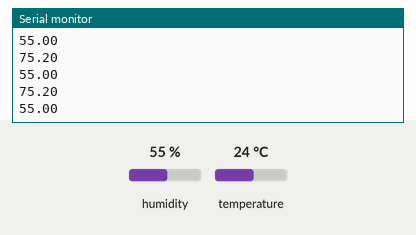
This sketch was run on a simulated Arduino Uno, built with avr-gcc and run on an emulated ATmega328P. On the bench: the last lines printed to the serial monitor. The inputs (shaded band) are chosen by the test bench; at power-on: humidity 55 %, temperature 24 °C.

Above: at 1.3 s.
1.4 s: humidity set to 22 %
At 2.0 s:
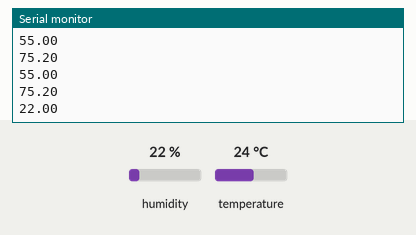
2.9 s: temperature set to 12 °C
At 3.6 s:
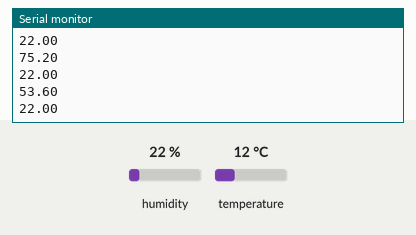
4.4 s: humidity set to 40 %
At 5.2 s:
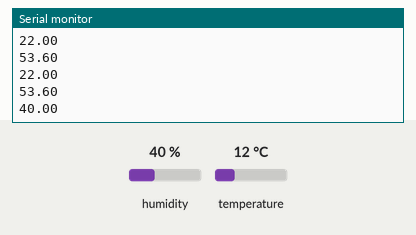
Timing chart, 0 to 7.4 s (numbered marks = the images above; inputs shaded):
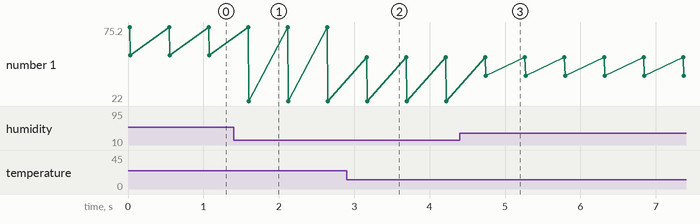

The sketch:

TempHumid.ino
```cpp
#include <dht.h>

dht DHT;

#define DHT11_PIN 7

void setup() {
  Serial.begin(9600);

}

void loop() {
  char buffer[64];
  float temp;
  float humid;
  int chk = DHT.read11(DHT11_PIN);
  Serial.println(DHT.temperature * 9/5 + 32);
  Serial.println(DHT.humidity);
  delay(500);

}
```

Measured:
- after the input at 1.4 s, the serial monitor: prints a new line after 0.20 s (image 1)
- after the input at 2.9 s, the serial monitor: prints a new line after 0.27 s (image 2)
- after the input at 4.4 s, the serial monitor: prints a new line after 0.35 s (image 3)
- plotted number 1: 55 → 22 after the input at 1.4 s, 22 → 40 after the input at 4.4 s
